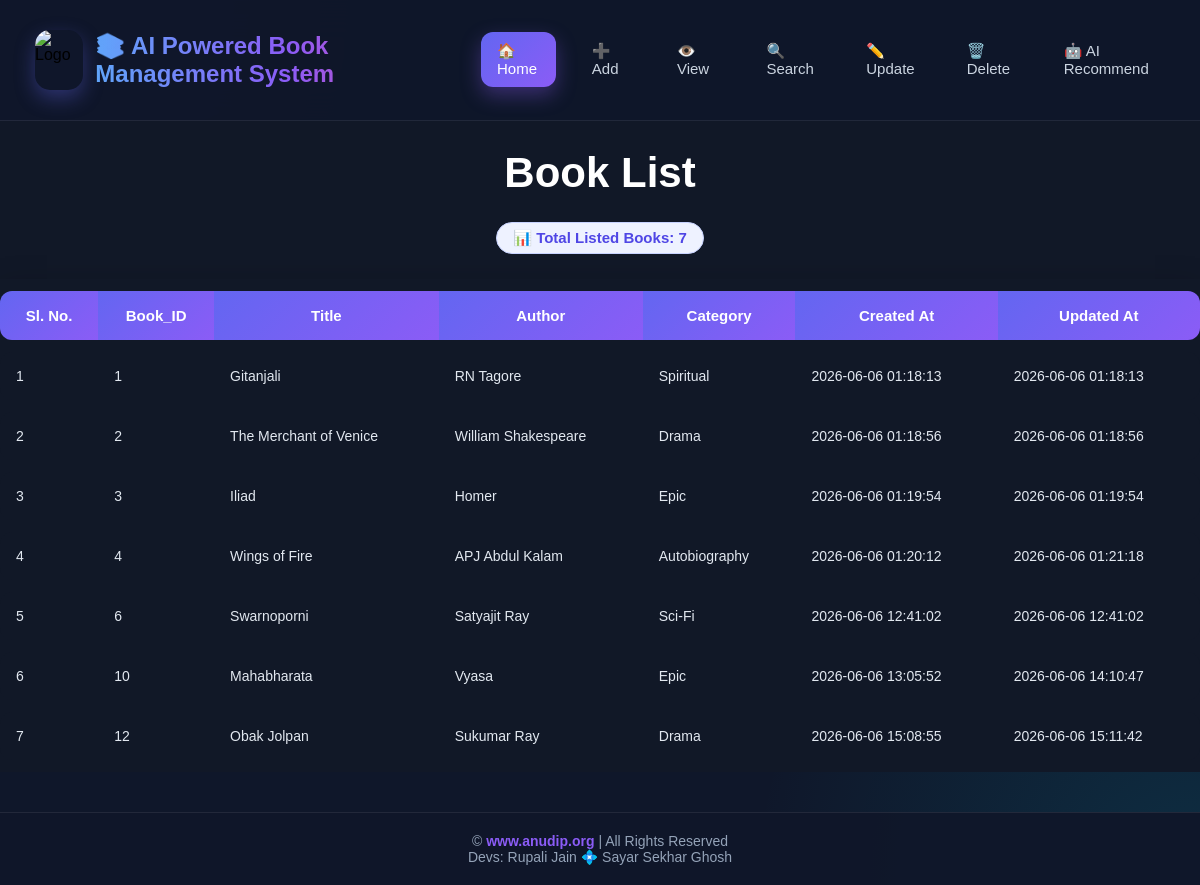
Before: /view with the older database file.
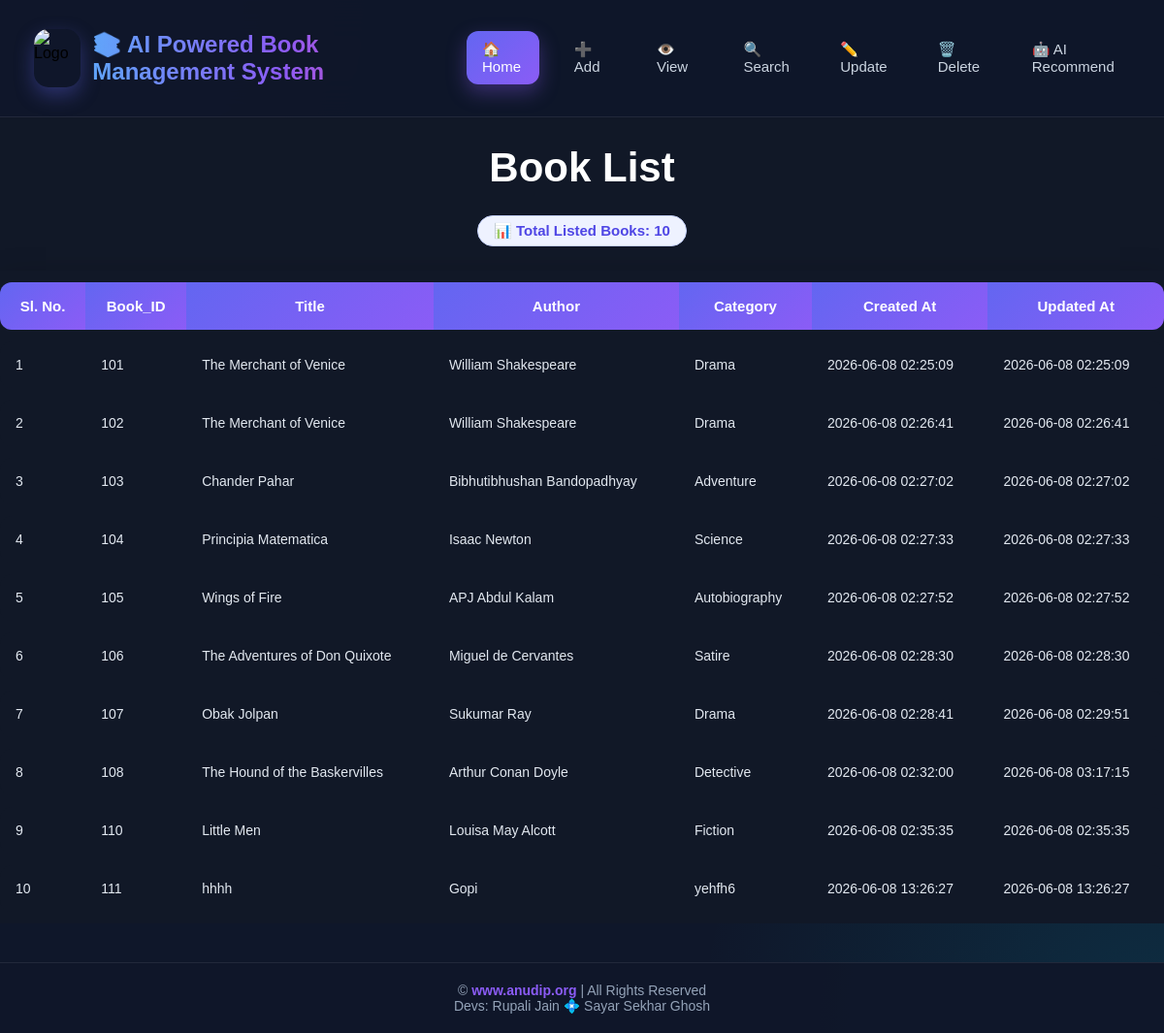
After: the same page with the newer database file.
### tables this page shows
CREATE TABLE books(

        id INTEGER PRIMARY KEY AUTOINCREMENT,

        title TEXT NOT NULL,

        author TEXT NOT NULL,

        category TEXT,

        created_at DATETIME DEFAULT (datetime('now', '+5 hours', '+30 minutes')),
                   
        updated_at DATETIME DEFAULT (datetime('now', '+5 hours', '+30 minutes'))
    );

### app.py (the view)
@app.route("/view")
def view():
    books = get_all_books()
    return render_template(
        "view_books.html",
        books=books
    )

### database.py (called while the page is built)
def get_connection():
    return sqlite3.connect(DB_NAME)

def get_all_books():
    conn = get_connection()
    cursor = conn.execute(
        "SELECT * FROM books"
    )
    books = cursor.fetchall()
    conn.close()
    return books

### templates/view_books.html (shortened to what this page needs)
<!DOCTYPE html>
<html>
    <head>
        <link rel="stylesheet"
            href="{{ url_for('static', filename='style.css') }}"
        >
    </head>
    <body>
        <nav class="navbar">
            <div class="nav-brand">
                <img src="https://media.licdn.com/dms/image/v2/D560BAQEHjEFxVR5xuw/company-logo_200_200/B56Z1mStfDHoAI-/0/1775537675219?e=2147483647&v=beta&t=GtWsI8qY5ZNdaVx1h6QCo8TTsH4VkOEgyCH3mkutd10" alt="Logo" class="nav-logo">
                    <h2 class="nav-title">📚 AI Powered Book Management System</h2>
            </div>
            <div class="nav-links">
                <a href="/" class="nav-item home-highlight">🏠 Home</a>
                <a href="/add" class="nav-item">➕ Add</a>
                <a href="/view" class="nav-item">👁️ View</a>
                <a href="/search" class="nav-item">🔍 Search</a>
                <a href="/update" class="nav-item">✏️ Update</a>
                <a href="/delete" class="nav-item">🗑️ Delete</a>
                <a href="/recommend" class="nav-item">🤖 AI Recommend</a>
            </div>
        </nav>
        <div class="container">
            <h1>Book List</h1>
            <div style="text-align: center; margin-bottom: 20px;">
                <span style="background-color: #eef2ff; color: #4f46e5; padding: 6px 16px; border-radius: 20px; font-weight: bold; font-size: 15px; border: 1px solid #c7d2fe; display: inline-block;">
                    📊 Total Listed Books: {{ books|length }}
                </span>
            </div>
            <table>
                <tr>
                    <th>Sl. No.</th>
                    <th>Book_ID</th>
                    <th>Title</th>
                    <th>Author</th>
                    <th>Category</th>
                    <th>Created At</th>
                    <th>Updated At</th>
                </tr>
                {% for book in books %}
                <tr>
                    <td>{{ loop.index }}</td>
                    <td>{{ book[0] }}</td>
                    <td>{{ book[1] }}</td>
                    <td>{{ book[2] }}</td>
                    <td>{{ book[3] }}</td>
                    <td>{{ book[4] }}</td>
                    <td>{{ book[5] }}</td>
                </tr>
                {% endfor %}
            </table>
        </div>
        <footer class="footer">
            &copy; <a href="https://anudip.org/" target="_blank">www.anudip.org</a> | All Rights Reserved
            <br>Devs: Rupali Jain 💠 Sayar Sekhar Ghosh
        </footer>
    </body>
</html>

### static/style.css (style rules this page uses)
.navbar { display:flex; justify-content:space-between; align-items:center; padding:12px 35px; background:rgba(15,23,42,.95); backdrop-filter:blur(20px); border-bottom:1px solid rgba(255,255,255,.08); position:sticky; top:0; z-index:1000; }
.nav-brand { display: flex; align-items: center; gap: 12px; }
.nav-logo { height:60px; width:60px; border-radius:15px; object-fit:cover; box-shadow: 0 8px 20px rgba(99,102,241,.35); }
.nav-title { font-size:24px; font-weight:700; background: linear-gradient( 90deg, #60a5fa, #8b5cf6, #ec4899 ); -webkit-background-clip:text; background-clip: text; -webkit-text-fill-color:transparent; }
.nav-links { display: flex; gap: 20px; align-items: center; }
.nav-item { color:#cbd5e1; text-decoration:none; padding:10px 16px; border-radius:12px; transition:.3s ease; font-size:15px; }
.home-highlight { background: linear-gradient( 135deg, #6366f1, #8b5cf6 ); color:white !important; box-shadow: 0 8px 20px rgba(139,92,246,.35); }
body { font-family:'Poppins',sans-serif; margin:0; padding:0; background: radial-gradient(circle at top left,#7c3aed25,transparent 30%), radial-gradient(circle at bottom right,#06b6d425,transparent 30%), #0f172a; }
.container { background:#111827; color:white; overflow-x:auto; }
h1 { text-align:center; color:white; font-size:42px; margin-bottom:25px; }
table { width:100%; border-collapse:separate; border-spacing:0 12px; margin-top:25px; box-shadow: 0 10px 30px rgba(0,0,0,.25); }
th { background:linear-gradient( 135deg, #6366f1, #8b5cf6 ); color:white; padding:16px; font-size:15px; font-weight:600; border:none; }
th:first-child { border-radius:12px 0 0 12px; }
th:last-child { border-radius:0 12px 12px 0; }
td { background:#111827; color:#e2e8f0; padding:16px; border:none; }
td:first-child { border-radius:12px 0 0 12px; }
td:last-child { border-radius:0 12px 12px 0; }
tr { transition:.3s ease; }
td { font-size:14px; }
.footer { margin-top:40px; padding:20px; text-align:center; background:rgba(15,23,42,.95); border-top:1px solid rgba(255,255,255,.08); color:#94a3b8; font-size:14px; }
.footer a { color:#8b5cf6; text-decoration:none; font-weight:600; transition:.3s; }
* { transition: background-color .3s ease, color .3s ease, transform .3s ease, box-shadow .3s ease; }

Changed rows visible on the page:
removed books: id "1", title "Gitanjali", author "RN Tagore", category "Spiritual", created_at "2026-06-06 01:18:13", updated_at "2026-06-06 01:18:13"
removed books: id "2", title "The Merchant of Venice", author "William Shakespeare", category "Drama", created_at "2026-06-06 01:18:56", updated_at "2026-06-06 01:18:56"
removed books: id "3", title "Iliad", author "Homer", category "Epic", created_at "2026-06-06 01:19:54", updated_at "2026-06-06 01:19:54"
removed books: id "4", title "Wings of Fire", author "APJ Abdul Kalam", category "Autobiography", created_at "2026-06-06 01:20:12", updated_at "2026-06-06 01:21:18"
removed books: id "6", title "Swarnoporni", author "Satyajit Ray", category "Sci-Fi", created_at "2026-06-06 12:41:02", updated_at "2026-06-06 12:41:02"
removed books: id "10", title "Mahabharata", author "Vyasa", category "Epic", created_at "2026-06-06 13:05:52", updated_at "2026-06-06 14:10:47"
removed books: id "12", title "Obak Jolpan", author "Sukumar Ray", category "Drama", created_at "2026-06-06 15:08:55", updated_at "2026-06-06 15:11:42"
added books: id "101", title "The Merchant of Venice", author "William Shakespeare", category "Drama", created_at "2026-06-08 02:25:09", updated_at "2026-06-08 02:25:09"
added books: id "102", title "The Merchant of Venice", author "William Shakespeare", category "Drama", created_at "2026-06-08 02:26:41", updated_at "2026-06-08 02:26:41"
added books: id "103", title "Chander Pahar", author "Bibhutibhushan Bandopadhyay", category "Adventure", created_at "2026-06-08 02:27:02", updated_at "2026-06-08 02:27:02"
added books: id "104", title "Principia Matematica", author "Isaac Newton", category "Science", created_at "2026-06-08 02:27:33", updated_at "2026-06-08 02:27:33"
added books: id "105", title "Wings of Fire", author "APJ Abdul Kalam", category "Autobiography", created_at "2026-06-08 02:27:52", updated_at "2026-06-08 02:27:52"
added books: id "106", title "The Adventures of Don Quixote", author "Miguel de Cervantes", category "Satire", created_at "2026-06-08 02:28:30", updated_at "2026-06-08 02:28:30"
added books: id "107", title "Obak Jolpan", author "Sukumar Ray", category "Drama", created_at "2026-06-08 02:28:41", updated_at "2026-06-08 02:29:51"
added books: id "108", title "The Hound of the Baskervilles", author "Arthur Conan Doyle", category "Detective", created_at "2026-06-08 02:32:00", updated_at "2026-06-08 03:17:15"
added books: id "110", title "Little Men", author "Louisa May Alcott", category "Fiction", created_at "2026-06-08 02:35:35", updated_at "2026-06-08 02:35:35"
added books: id "111", title "hhhh", author "Gopi", category "yehfh6", created_at "2026-06-08 13:26:27", updated_at "2026-06-08 13:26:27"
Other visible differences:
{{ books|length }}: "7" → "10"
